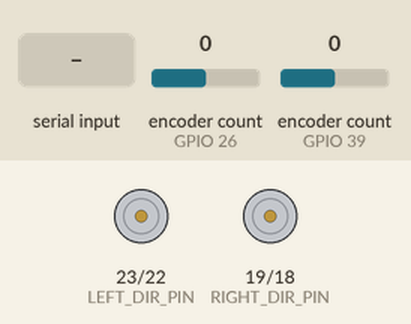
This program was run on a simulated ESP32. Shown: direction and speed pins drawn as motors (green arrow = direction pin HIGH = forward, orange = LOW = backward, longer = more drive). Inputs (shaded band) come from the test bench; at power-on: encoder count (sensors on GPIO 26, GPIO 39) 0.

Above: at 1.2 s.
1.3 s: "90 45\n" received over the second serial link
At 1.7 s:
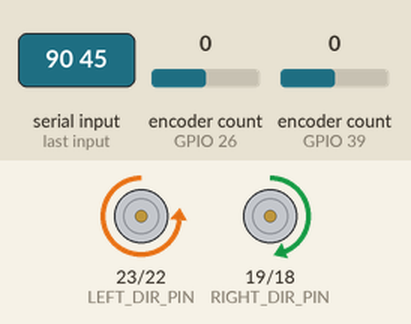
2.8 s: "30 150\n" received over the second serial link
At 4.0 s:
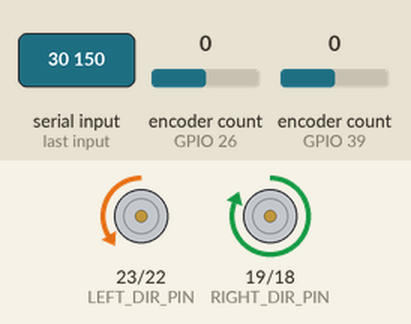
4.3 s: "5\n" received over the second serial link
At 5.2 s:
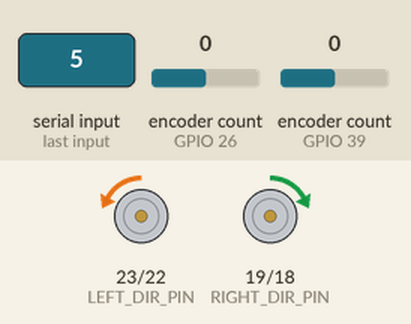
5.8 s: "90\n" received over the second serial link
At 6.3 s:
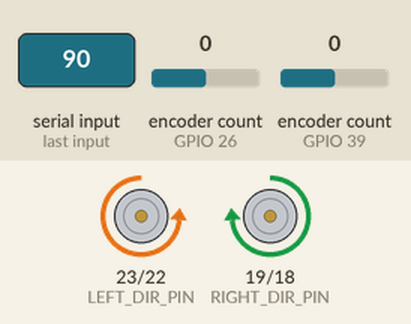
7.3 s: "1 90\n" received over the second serial link
At 8.7 s:
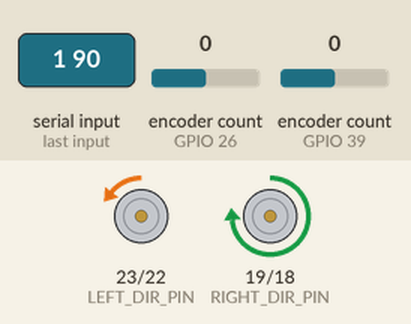
Timing chart, 0 to 9.8 s (numbered marks = the images above; inputs shaded):
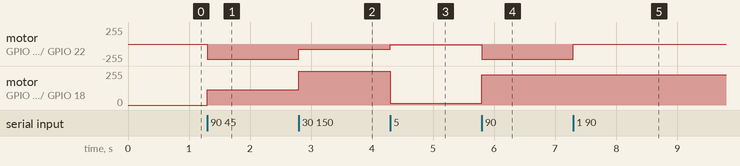

The program:

main.cpp
```cpp
#include <Arduino.h>
#include "motor/motor.h"
#include "pin_definitions.h"
#include <HardwareSerial.h>

Motor right_motor(RIGHT_PWM_PIN, RIGHT_PWM_CHANNEL, RIGHT_DIR_PIN, RIGHT_ENCODER_PIN_A, RIGHT_ENCODER_PIN_B, 0);
Motor left_motor(LEFT_PWM_PIN, LEFT_PWM_CHANNEL, LEFT_DIR_PIN, LEFT_ENCODER_PIN_A, LEFT_ENCODER_PIN_B, 1);
HardwareSerial UART1(2);


void setup() {
  Serial.begin(115200);
  right_motor.setup();
  right_motor.set_speed(0);

  left_motor.setup();
  left_motor.set_speed(0);

  UART1.begin(1500000, SERIAL_8N1, 16, 17);
}

String inputBuffer = "";
char readenChar;
int separation_idx, left_speed, right_speed;

void loop() {
  while (UART1.available()) {
    char readenChar = (char)UART1.read();
    inputBuffer += readenChar;
    if (readenChar == '\n') {
      separation_idx = inputBuffer.indexOf(' ');
      left_speed = inputBuffer.substring(0, separation_idx).toInt();
      right_speed = inputBuffer.substring(separation_idx + 1).toInt();

      left_motor.set_speed(left_speed);
      right_motor.set_speed(right_speed);

      String encoders_speed_str = String(left_motor.get_speed()) + " " + String(right_motor.get_speed());
      UART1.println(encoders_speed_str);
      inputBuffer = "";
    }
  }
}
```

motor.h
```cpp
#ifndef MOTOR_H
#define MOTOR_H

#include "motor_definitions.h"

#include <ESP32Encoder.h>
#include <Arduino.h>

class Motor
{
    public:
        Motor(int pwm, int pwm_channel, int dir, int encoderA, int encoderB, bool inverse);
        void setup();
        void set_speed(int speed);

        float get_speed();

    private:
        int pwm_pin;
        int pwm_chan;
        int dir_pin;
        int encoderA;
        int encoderB;
        bool inverse;
        ESP32Encoder encoder;

        unsigned long last_check;
};


#endif
```

motor_definitions.h
```cpp
#ifndef MOTOR_DEFINITIONS_H
#define MOTOR_DEFINITIONS_H


#define FREQ 4000
#define PWM_RESOLUTION 8


#define EXAMPLE_PCNT_HIGH_LIMIT 100
#define EXAMPLE_PCNT_LOW_LIMIT  -100

#define PULSES_PER_REV 17


#endif
```

pin_definitions.h
```cpp
#ifndef PIN_DEFINITIONS_H
#define PIN_DEFINITIONS_H

#define RIGHT_ENCODER_PIN_A 39
#define RIGHT_ENCODER_PIN_B 36

#define RIGHT_DIR_PIN 19
#define RIGHT_PWM_PIN 18


#define LEFT_ENCODER_PIN_A 26
#define LEFT_ENCODER_PIN_B 25

#define LEFT_DIR_PIN 23
#define LEFT_PWM_PIN 22


#define RIGHT_PWM_CHANNEL 0
#define LEFT_PWM_CHANNEL 1

#endif
```

motor.cpp
```cpp
#include "motor/motor.h"


Motor::Motor(int pwm, int pwm_channel, int dir, int encoderA, int encoderB, bool inverse)
{
    pwm_pin = pwm;
    pwm_chan = pwm_channel;
    dir_pin = dir;
    this->encoderA = encoderA;
    this->encoderB = encoderB;
    this-> inverse = inverse;
}


void Motor::setup()
{
	// Set up pwm signals
	ledcSetup(pwm_chan, FREQ, PWM_RESOLUTION);
	ledcAttachPin(pwm_pin, pwm_chan);
	pinMode(dir_pin, OUTPUT);
	digitalWrite(dir_pin, LOW);

	digitalWrite(dir_pin, LOW);
  	ledcWrite(pwm_chan, 255 * 10 / 100);

    // Attach encoder pins
    encoder.attachHalfQuad(encoderA, encoderB);
    encoder.setCount(0);
    last_check = millis();
}


void Motor::set_speed(int speed)
{
    if (speed > 100)
        speed = 100;
    if (speed < -100)
        speed = -100;

    digitalWrite(dir_pin, speed > 0 ^ inverse);
  	ledcWrite(pwm_chan, 255 * abs(speed) / 100);
}


float Motor::get_speed()
{
    int64_t count = encoder.getCount();

    unsigned long elapsed_time = millis() - last_check;

    float elasped_time_s = elapsed_time / 1000.0;

    float velocity = 0.065625 * count / elasped_time_s;

    last_check = millis();
    encoder.clearCount();

    return velocity;
}
```

Measured:
- after the input at 1.3 s, motor on GPIO 23 (LEFT_DIR_PIN) / GPIO 22 (LEFT_PWM_PIN): stopped → backward 228/255 at once; motor on GPIO 19 (RIGHT_DIR_PIN) / GPIO 18 (RIGHT_PWM_PIN): stopped → forward 114/255 at once
- after the input at 2.8 s, motor on GPIO 23 (LEFT_DIR_PIN) / GPIO 22 (LEFT_PWM_PIN): backward 228/255 → backward 76/255 at once; motor on GPIO 19 (RIGHT_DIR_PIN) / GPIO 18 (RIGHT_PWM_PIN): forward 114/255 → forward 255/255 at once
- after the input at 4.3 s, motor on GPIO 23 (LEFT_DIR_PIN) / GPIO 22 (LEFT_PWM_PIN): backward 76/255 → backward 12/255 at once; motor on GPIO 19 (RIGHT_DIR_PIN) / GPIO 18 (RIGHT_PWM_PIN): forward 255/255 → forward 12/255 at once
- after the input at 5.8 s, motor on GPIO 23 (LEFT_DIR_PIN) / GPIO 22 (LEFT_PWM_PIN): backward 12/255 → backward 228/255 at once; motor on GPIO 19 (RIGHT_DIR_PIN) / GPIO 18 (RIGHT_PWM_PIN): forward 12/255 → forward 228/255 at once
- after the input at 7.3 s, motor on GPIO 23 (LEFT_DIR_PIN) / GPIO 22 (LEFT_PWM_PIN): backward 228/255 → backward 2/255 at once
